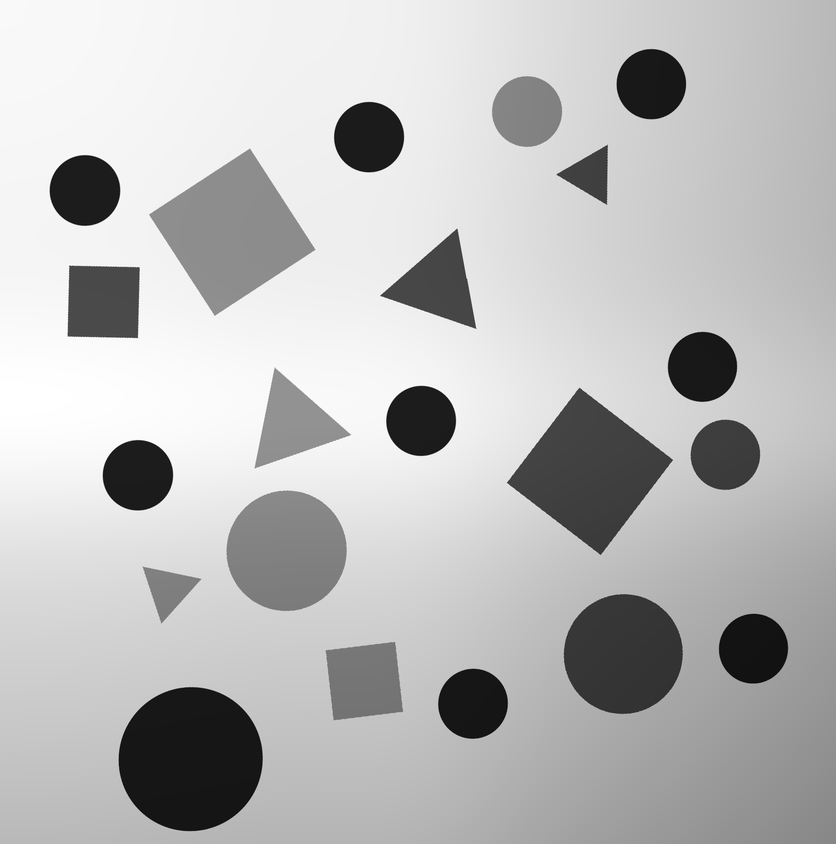
%> input picture Segmentation and Shape Classification/test_images/test_01.png, 836 x 844 px, shrunk from 1660 x 1676 before the run
$ octave --eval "result = shapes(imread('test_images/test_01.png'));"   (GNU Octave 9; MATLAB toolbox functions it lacks are replaced by stand-ins)
%> lines starting %> are read from the running program, lines starting %| are printed output that depends on the picture; in (x1, y1, x2, y2) boxes, pixels count from 0 and x2, y2 are one past the last pixel; in counts of white or black regions, pixels touching at a corner belong together; the program's own positions count from 1
### shapes.m
% [65 lines left out: function shapes, not called in this run]


### Segmentation and Shape Classification/shapes.m
function [triangles, squares, circles, mask] = shapes(img)
    % Return the centroids of all triangles, squares, and circles.
    %
    % Inputs Variable:
    %        img will be a grayscale image of type uint8.
    %
    % Outputs:
    %   triangles, squares, cirles should be of shape [n, 2]
    %   mask should be the binarized image, but is not evaluated. It can be
    %   helpful for your debugging.

    % Initialise centroid vectors
    triangles=zeros(4,2);
    squares=zeros(4,2);
    circles=zeros(4,2);

    % initialise counters
    sqc = 0;
    trc = 0;
    cic = 0;

    mask = binarize(img);
%> in binarize, `BW = imbinarize(img, 'Adaptive', 'ForegroundPolarity', 'dark');`:
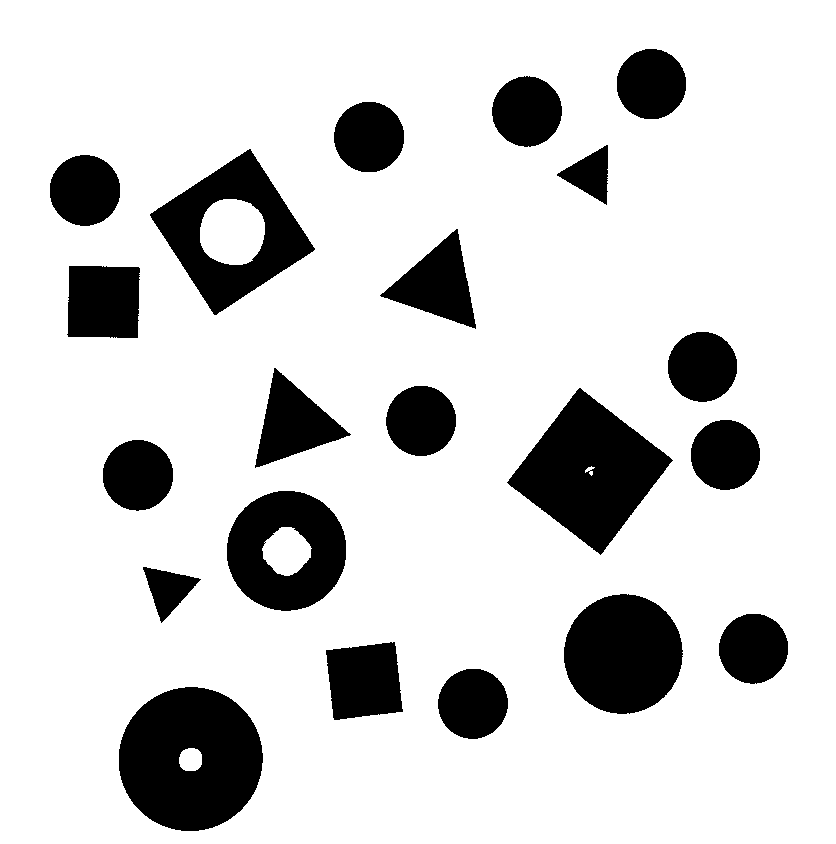
%> BW: size 844x836 logical; 82.7% white; 21 black regions, largest, box (x1, y1, x2, y2) and area: (119, 687, 263, 831) 15827, (507, 388, 673, 555) 14085, (564, 594, 683, 714) 11145
%> in binarize, `mask = imfill(BW_reversed,"holes");`:
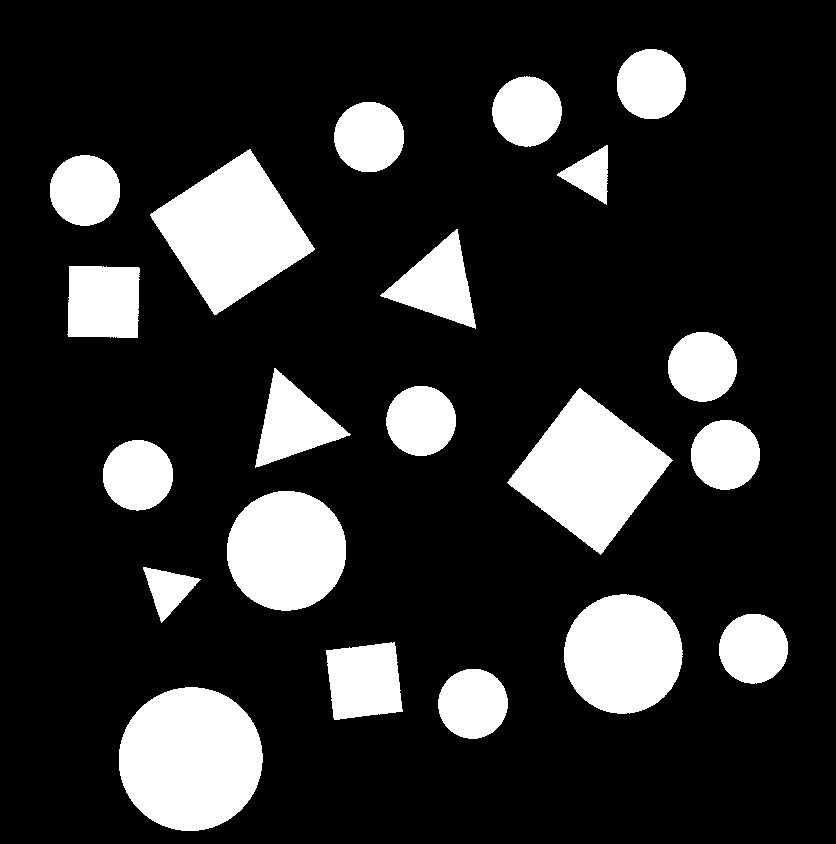
%> mask: size 844x836 logical; 18.1% white; 21 white regions, largest, box (x1, y1, x2, y2) and area: (119, 687, 263, 831) 16274, (150, 149, 315, 315) 14460, (507, 388, 673, 555) 14130
    [L,nb]=bwlabel(mask);
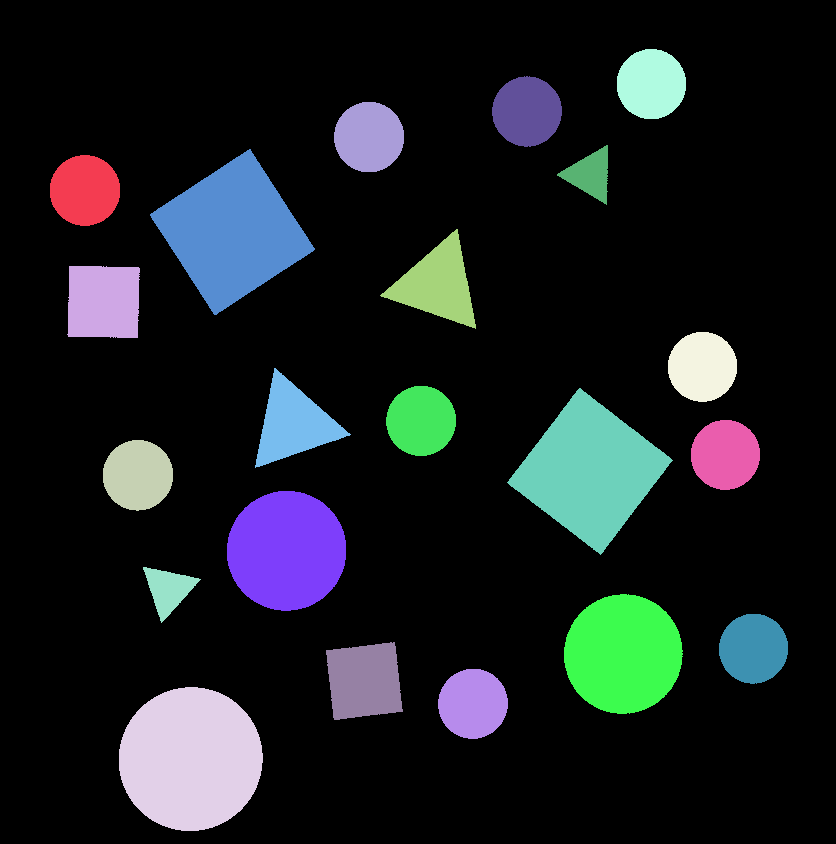
%> L: size 844x836 double; 22 distinct labels, from 0 to 21; one colour per label, 0 black
%> nb = 21

    prop = regionprops(L,"Circularity", "Centroid", "Area");
%> prop = 21 regions; largest, Area, Centroid and Circularity: 16274 [191.2 759.6] 0.998, 14460 [232.9 232.6] 0.79, 14130 [590.5 471.8] 0.778, 11264 [287.1 551.3] 0.998, 11145 [623.8 654.6] 0.976
    for x=1:nb
        shape = shape_classification(prop(x).Circularity);

        if(prop(x).Area>10)    % this line ensures no pixelated dots remain
            switch shape
                case 2
                    sqc = sqc + 1;
                    squares(sqc, :)=prop(x).Centroid;
                case 1
                    cic = cic + 1;
                    circles(cic, :)=prop(x).Centroid;
                otherwise
                    trc = trc + 1;
                    triangles(trc,:)=prop(x).Centroid;
            end
        end
    end
%> this loop made 21 passes
%> shape on passes 1 to 8: 1, 2, 1, 1, 0, 2, 1, 0
%> after the loop, circles = 13 rows, first 12: [85.47 191; 138.4 475.8; 191.2 759.6; 287.1 551.3; 369.6 137.6; 421.6 421.4; 473.5 704.3; 527.5 112; 623.8 654.6; 651.9 84.63; 703 367.3; 726 455.4]; squares = [104.1 302.4; 232.9 232.6; 364.9 681.5; 590.5 471.8]; triangles = [169 590.2; 294 424.1; 438.4 284.9; 590.8 175.1]

 % [19 lines left out: functions shape_classification, binarize, not called in this run]


end

$ run again, on Segmentation and Shape Classification/test_images/test_02.png
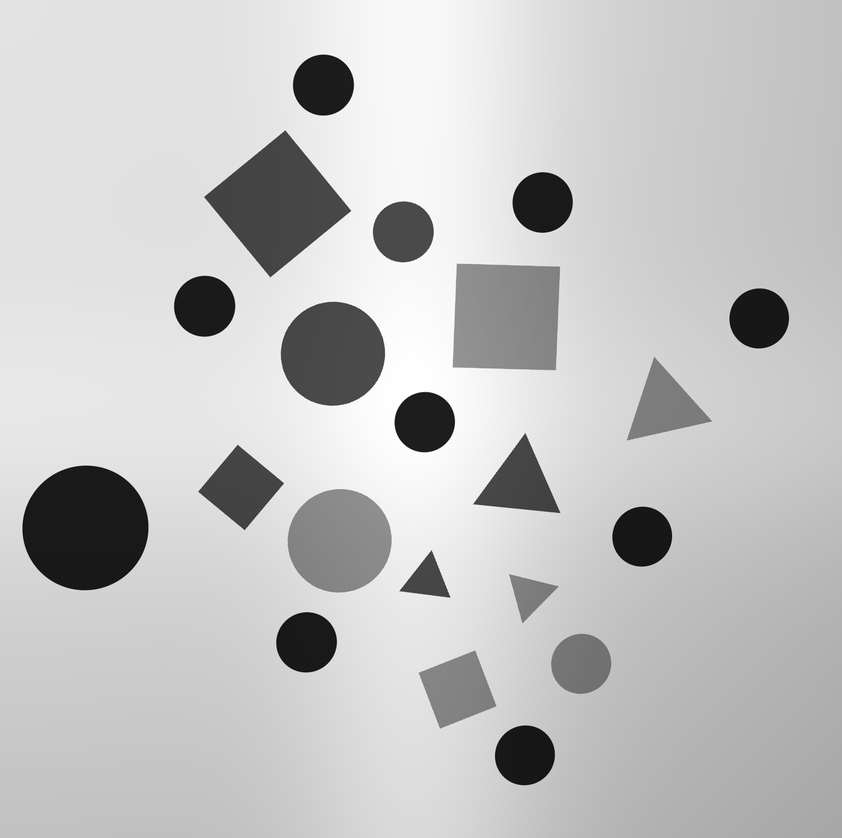
%> input picture Segmentation and Shape Classification/test_images/test_02.png, 842 x 838 px, shrunk from 1937 x 1927 before the run
%> in binarize, `BW = imbinarize(img, 'Adaptive', 'ForegroundPolarity', 'dark');`:
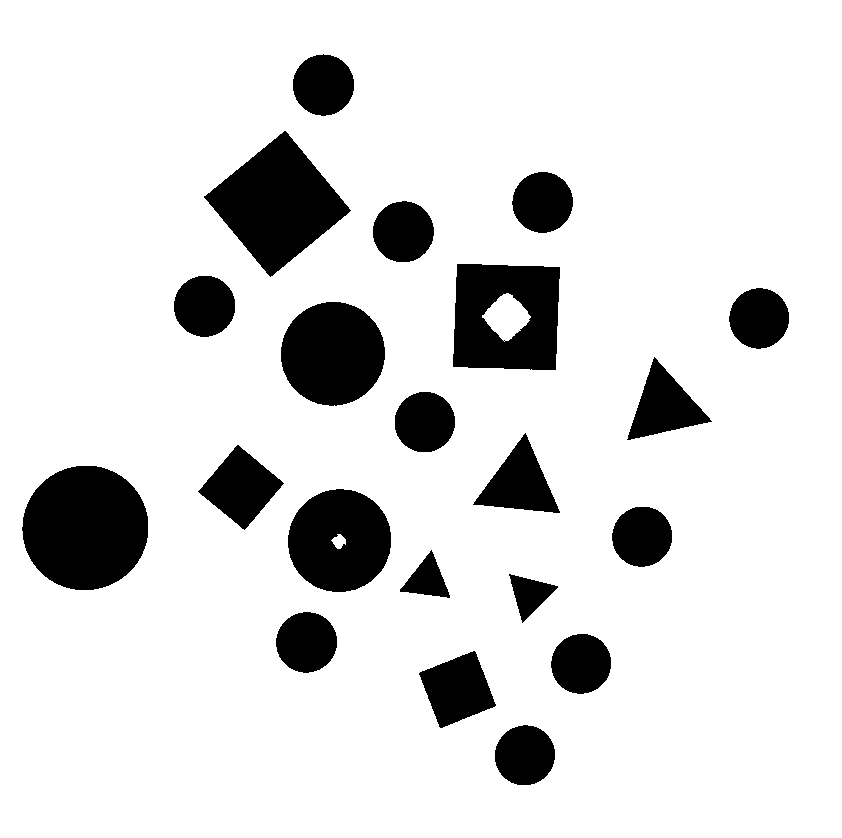
%> BW: size 838x842 logical; 86.6% white; 21 black regions, largest, box (x1, y1, x2, y2) and area: (22, 466, 148, 590) 12327, (204, 131, 351, 277) 10905, (453, 264, 560, 370) 9244
%> mask: size 838x842 logical; 13.6% white; 21 white regions, largest, box (x1, y1, x2, y2) and area: (22, 466, 148, 590) 12327, (204, 131, 351, 277) 10905, (453, 264, 560, 370) 10626
%> in shapes, `[L,nb]=bwlabel(mask);`:
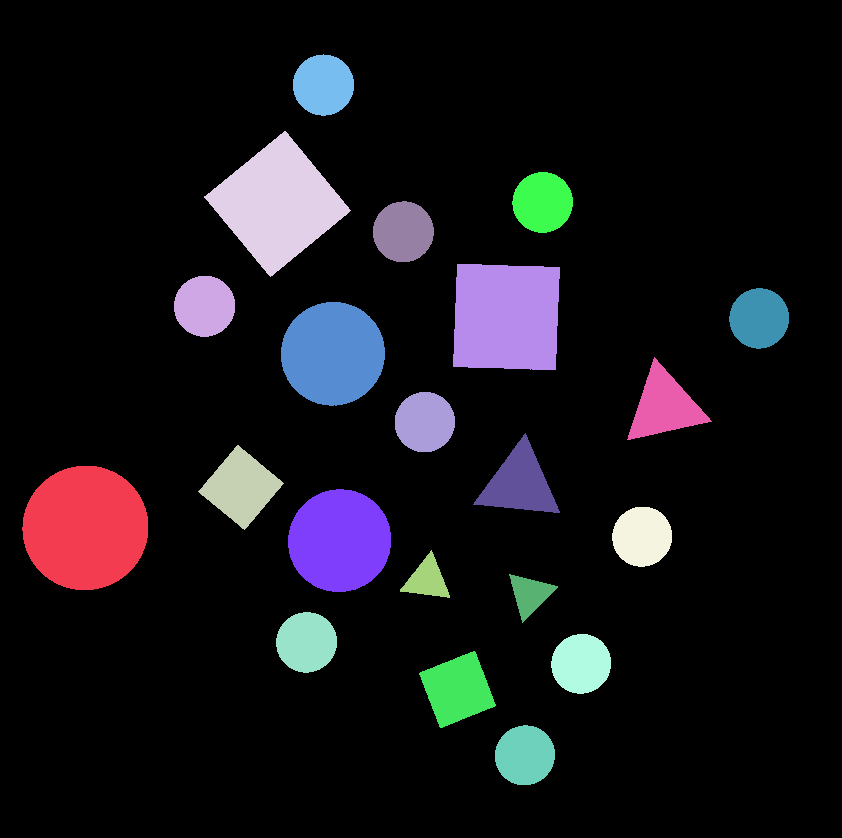
%> L: size 838x842 double; 22 distinct labels, from 0 to 21; one colour per label, 0 black
%> nb = 21
%> prop = 21 regions; largest, Area, Centroid and Circularity: 12327 [85.9 528.4] 1, 10905 [278.2 204.4] 0.785, 10626 [506.9 317.5] 0.807, 8474 [333.4 354.3] 0.992, 8344 [340.2 541.2] 0.998
%> the loop in shapes, `for x=1:nb` made 21 passes
%> shape on passes 1 to 8: 1, 1, 2, 2, 1, 1, 1, 1
%> after the loop in shapes, `for x=1:nb`: circles = 13 rows, first 12: [85.94 528.4; 205.1 306.7; 307.1 642.8; 333.4 354.3; 340.2 541.2; 324 85.59; 403.9 232.3; 425.4 422.6; 525.5 755.9; 543.2 202.9; 581.7 664.4; 642.7 537.2]; squares = [241.6 488; 278.2 204.4; 458 690; 506.9 317.5]; triangles = [427.7 580.2; 520.1 484; 530.6 595.1; 664.9 406.7]

$ run again, on Segmentation and Shape Classification/test_images/test_03.png
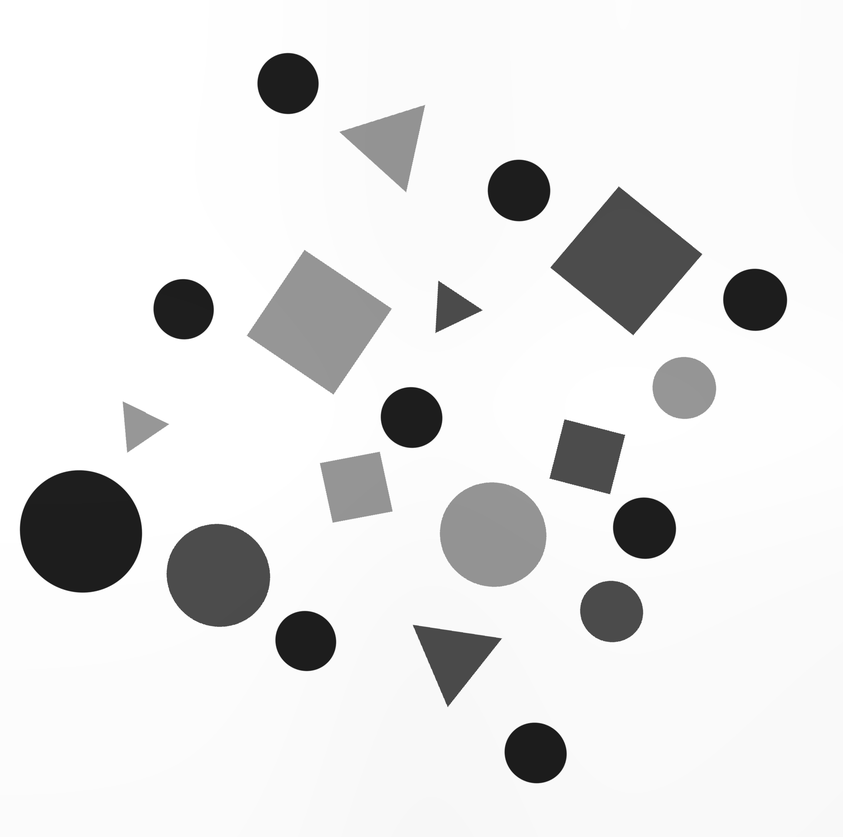
%> input picture Segmentation and Shape Classification/test_images/test_03.png, 843 x 837 px, shrunk from 1939 x 1925 before the run
%> in binarize, `BW = imbinarize(img, 'Adaptive', 'ForegroundPolarity', 'dark');`:
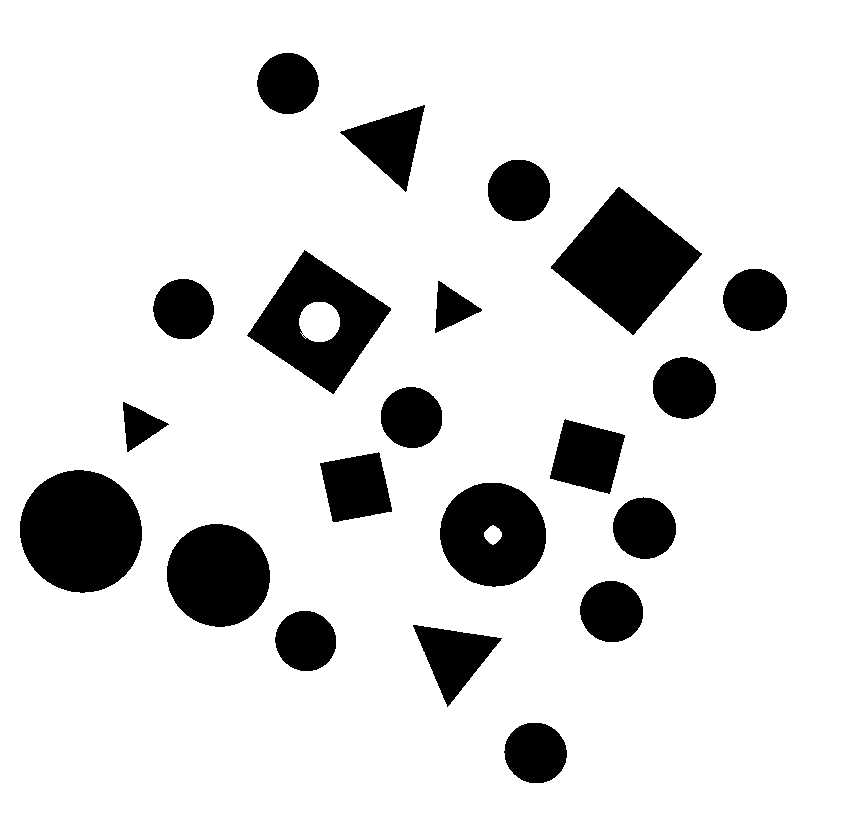
%> BW: size 837x843 logical; 86.4% white; 21 black regions, largest, box (x1, y1, x2, y2) and area: (20, 470, 142, 593) 11719, (551, 187, 702, 335) 11380, (247, 250, 391, 394) 9476
%> mask: size 837x843 logical; 13.8% white; 21 white regions, largest, box (x1, y1, x2, y2) and area: (20, 470, 142, 593) 11719, (551, 187, 702, 335) 11380, (247, 250, 391, 394) 10796
%> in shapes, `[L,nb]=bwlabel(mask);`:
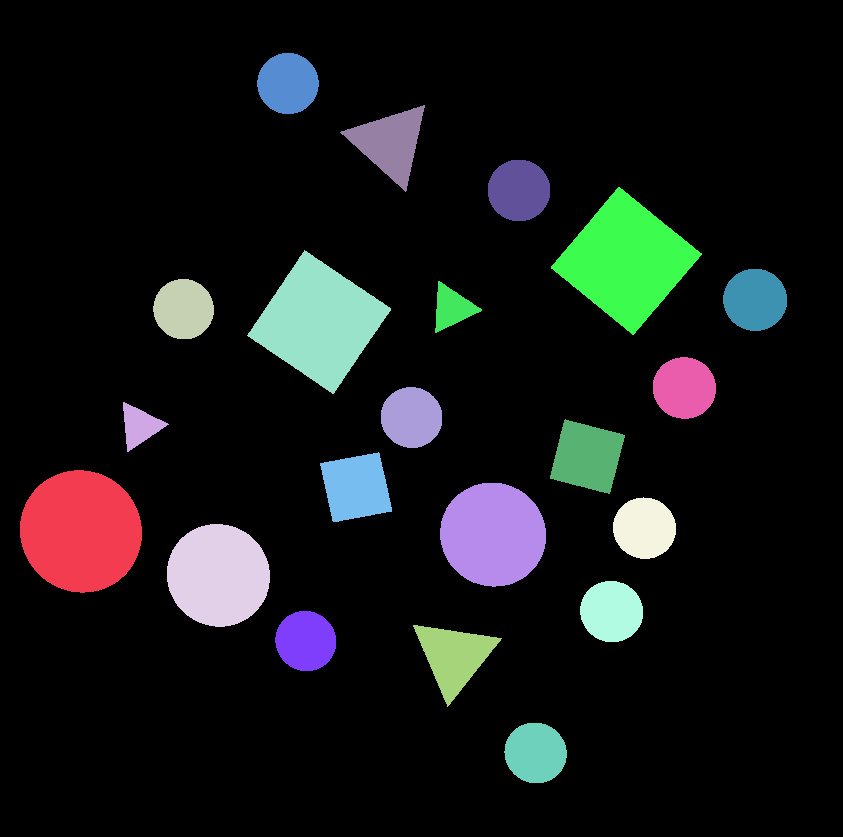
%> L: size 837x843 double; 22 distinct labels, from 0 to 21; one colour per label, 0 black
%> nb = 21
%> prop = 21 regions; largest, Area, Centroid and Circularity: 11719 [81.5 531.9] 0.998, 11380 [626.7 261.4] 0.785, 10796 [319.7 322.7] 0.784, 8650 [493.6 535.1] 0.998, 8322 [218.9 575.9] 0.999
%> the loop in shapes, `for x=1:nb` made 21 passes
%> (shape, trc) on passes 9, 11: (0, 1), (0, 2)
%> after the loop in shapes, `for x=1:nb`: circles = 13 rows, first 12: [81.46 531.9; 184.1 309.7; 218.9 575.9; 288.5 84.02; 306.3 641.6; 412.1 418; 493.6 535.1; 519.5 191; 536.1 753.5; 612.1 612.1; 645 528.7; 684.9 388.5]; squares = [140.2 426.5; 319.7 322.7; 356.7 487.9; 452.6 308.5; 587.8 457.2; 626.7 261.4]; triangles = [390.8 143.6; 454.6 657.2; 0 0; 0 0]
